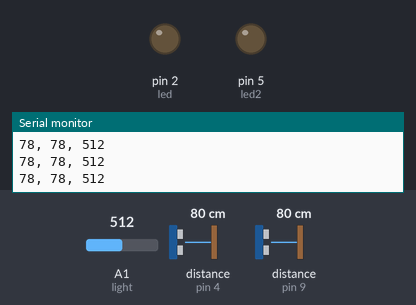
This sketch was run on a simulated Arduino Uno, built with avr-gcc and run on an emulated ATmega328P. Shown: output pins drawn as LEDs (lit = HIGH), the last lines printed to the serial monitor. Wiring (inferred from the names in the program): 2 × ultrasonic range finder: trigger pin 3, echo pin 4 / trigger pin 8, echo pin 9. The test bench sets the inputs (shaded band); at power-on: A1 (light) = 512, distance to the obstacle (sensors on pin 4, pin 9) 80 cm. The echo pulse lasts 58.3 µs per cm; pins used as bus, display or sensor lines are not drawn.

Above: at 1.2 s.
1.3 s: A1 (light) set to 358
2.8 s: A1 (light) set to 333
At 3.4 s:
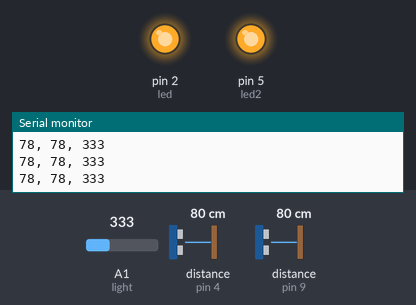
10.3 s: A1 (light) set to 110
13.3 s: A1 (light) set to 91
At 13.8 s:
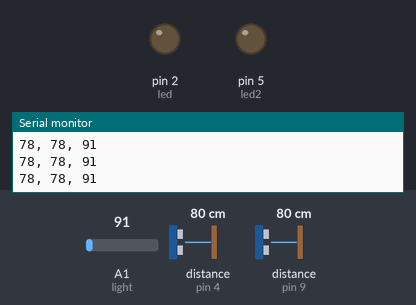
Timing chart, 0 to 15.9 s (numbered marks = the images above; inputs shaded):
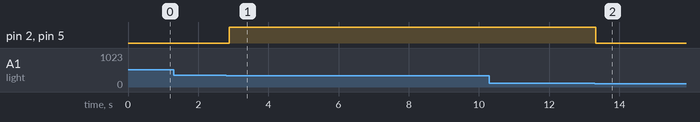

The sketch:

final_final_3.ino
```cpp
#include <Wire.h>
#define sv 8


const int button = 10;
const int button2 = 11;

const int led=2;
const int led2=5;

const int light=1;

const int trig=3;
const int echo=4;

const int trig2=8;
const int echo2=9;

int val=0;
int val2=0;

long T,T2,L, L2;


void setup() {
  Wire.begin(sv);
  Serial.begin(9600);
  Wire.onRequest(requestEvent);
  pinMode(button, INPUT);
  pinMode(button2, INPUT);

  pinMode(trig, OUTPUT);
  pinMode(echo, INPUT);

  pinMode(trig2, OUTPUT);
  pinMode(echo2, INPUT);

  pinMode(led, OUTPUT);
  pinMode(led2, OUTPUT);
}

void loop() {
  delay(100);

  digitalWrite(trig, LOW); delayMicroseconds(2);
  digitalWrite(trig, HIGH); delayMicroseconds(10);
  digitalWrite(trig, LOW);
  T = pulseIn(echo, HIGH);


  digitalWrite(trig2, LOW); delayMicroseconds(2);
  digitalWrite(trig2, HIGH); delayMicroseconds(10);
  digitalWrite(trig2, LOW);
  T2 = pulseIn(echo2, HIGH);


  val = analogRead(light);

  int sensor_V = map(val, 30, 700, 0, 255);
  int sensor_V2 = map(val, 20, 800, 255, 0);

  L = T/58.82;
  L2 = T2/58.82;

  if(100<=val && val<=350){

   if (L2 >= 0 && L2 <= 10)
    digitalWrite(led2, HIGH);

   if(L >= 0 && L <= 10)//사람 있을 때
    digitalWrite(led, HIGH);


  else if(250<val && val<=350){
    digitalWrite(led, sensor_V2);
    digitalWrite(led2, sensor_V2);

  }
  else{
    digitalWrite(led, sensor_V);
    digitalWrite(led2, sensor_V);

  }
  }
  else if(val < 100) {


    if(L>= 0 && L <= 10)//사람 있을 때
      digitalWrite(led, HIGH);


    else{

      if(L2 >= 0 && L2 <= 10){
        digitalWrite(led2, HIGH);
      } else
        digitalWrite(led2, LOW);


      digitalWrite(led,LOW);


    }


  }


  Serial.print(L);
  Serial.print(", ");
  Serial.print(L2);
  Serial.print(", ");
  Serial.println(val);
}

void requestEvent(){
    if(digitalRead(button)== HIGH || digitalRead(button2) == HIGH ){
      Wire.write("1");
    }
}
```

Measured:
- the behaviour switches between 351 and 350 on A1 (light) (found by bisection; images 0 and 1)
- the behaviour switches between 100 and 99 on A1 (light) (found by bisection; images 1 and 2)
- after the input at 2.8 s, pin 2 (led), pin 5 (led2): LOW → HIGH after 0.09 s
- after the input at 13.3 s, pin 2 (led), pin 5 (led2): HIGH → LOW at once
